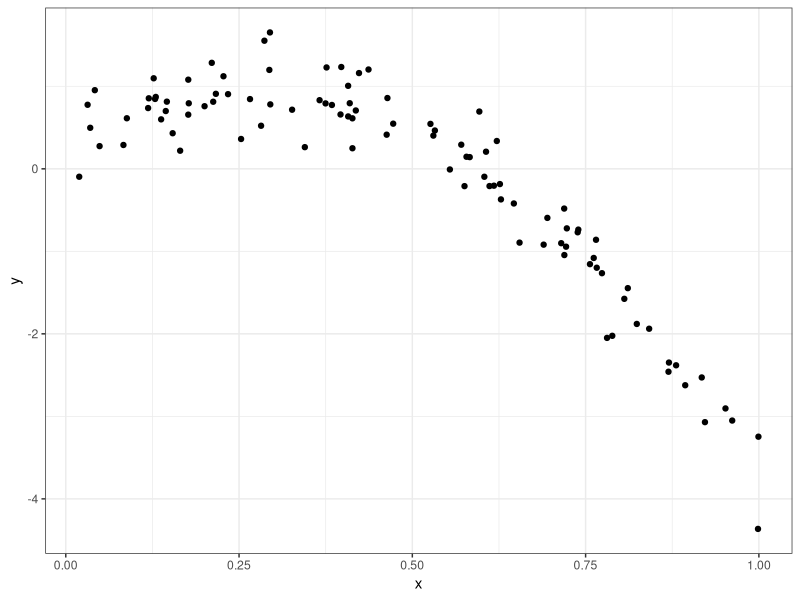
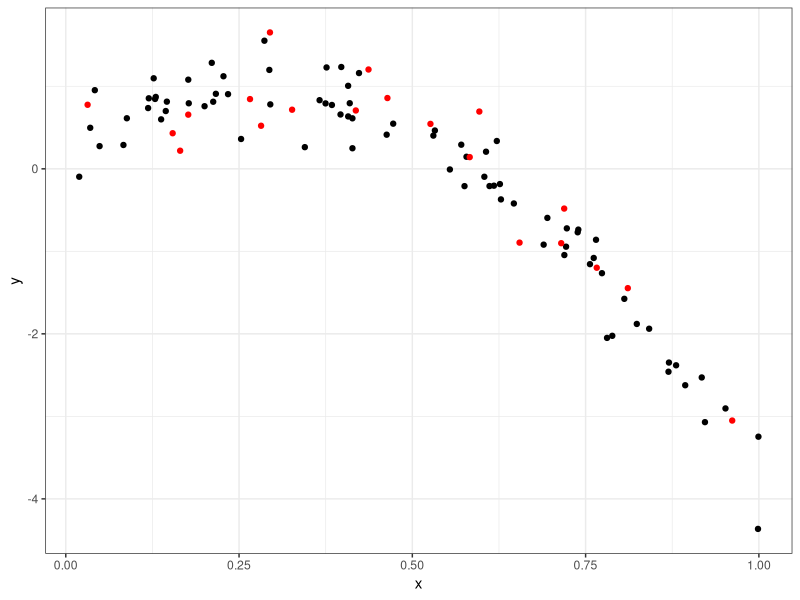
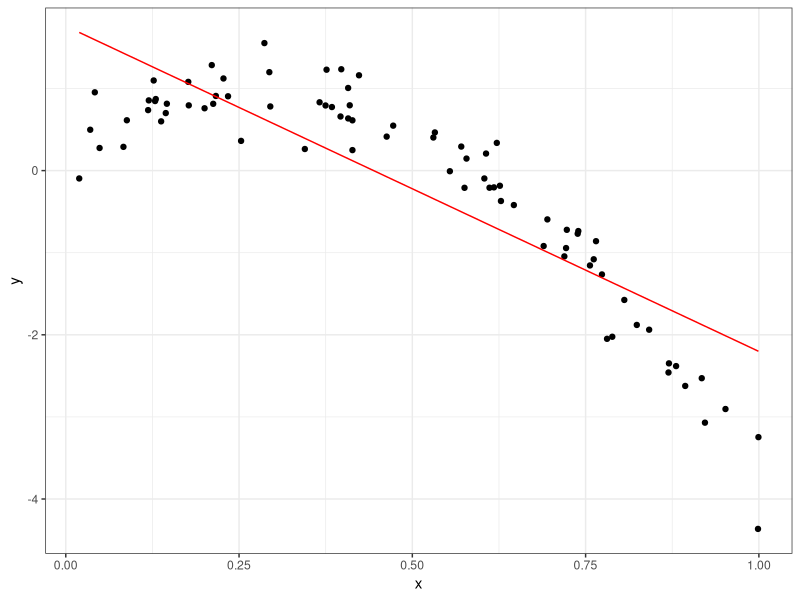
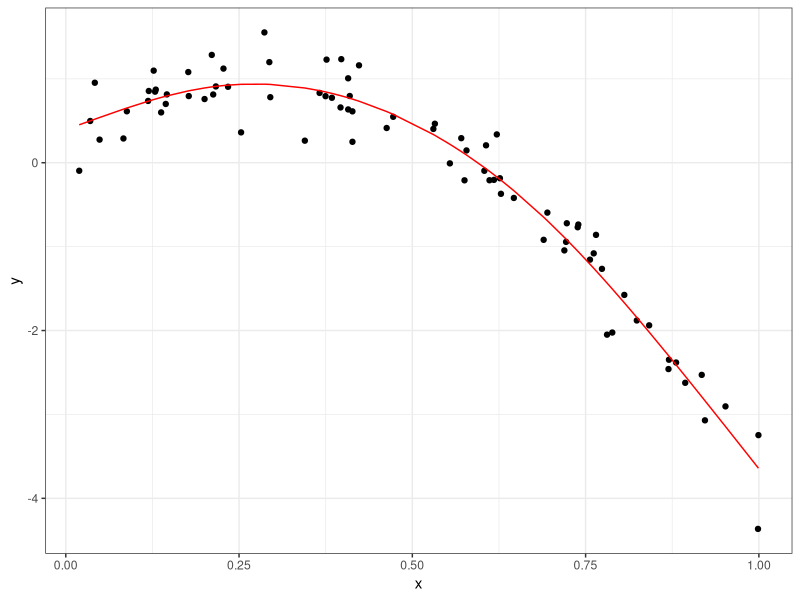
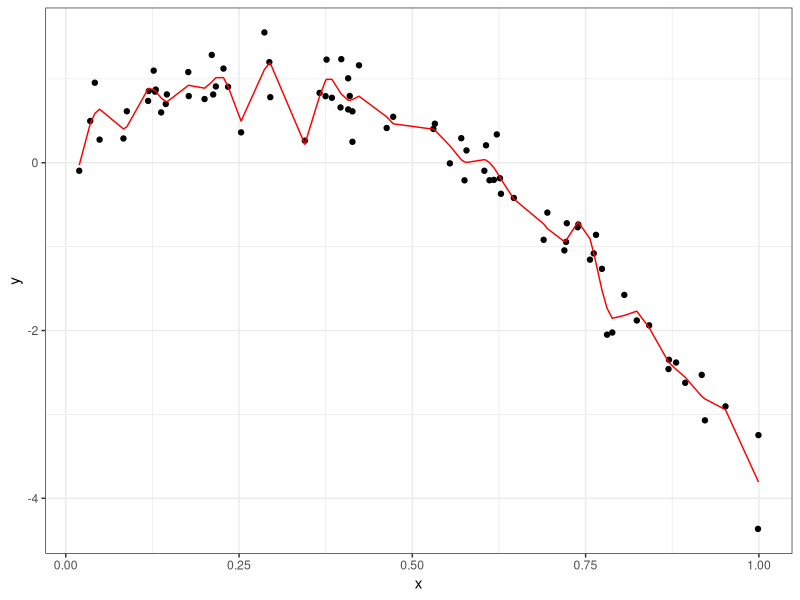
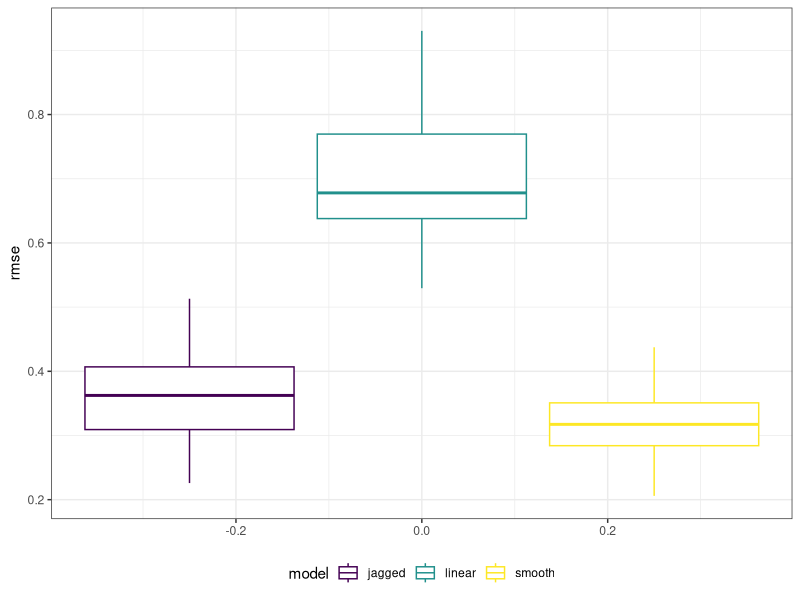

These charts were generated, in order, by the following R code:
## ---- chunk 1
# Load packages
library(tidyverse)
library(modelr)
library(mgcv)

# Set default figure options
knitr::opts_chunk$set(
  fig.width = 6,
  out.width = "90%"
)

theme_set(theme_bw() + theme(legend.position = "bottom"))

options(
  ggplot2.continuous.colour = "viridis",
  ggplot2.continuous.fill = "viridis"
)

scale_colour_discrete = scale_colour_viridis_d
scale_fill_discrete = scale_fill_viridis_d
## ---- chunk 2
df_nonlin = 
  tibble(
    id = 1:100,
    x = runif(100, 0, 1),
    y = 1 - 10 * (x - 0.3) ^ 2 + rnorm(100, 0, 0.3)
    
  )
## ---- chunk 3
df_nonlin |> 
  ggplot(aes(x = x, y = y)) + 
  geom_point()
## ---- chunk 4
df_train = df_nonlin |> 
  sample_n(80) |> 
  arrange(id)

df_test = anti_join(
  df_nonlin,
  df_train,
  by = "id"
)
## ---- chunk 5
df_train |> 
  ggplot(aes(x = x, y = y)) +
  geom_point() +
  geom_point(data = df_test, color = "red")
## ---- chunk 6
linear_mod <- df_train |> 
  lm(y ~ x, data = _)

# Do this not quadratic terms??
smooth_mod = df_train |> 
  gam(y ~ s(x), data = _)

# Break this
jagged_mod = df_train |> 
  gam(y ~ s(x, k = 30), sp = 10e-6, data = _)
## ---- chunk 7
df_train |> 
  add_predictions(linear_mod) |> 
  ggplot(aes(x = x, y = y)) +
  geom_point() + 
  geom_line(aes(y = pred), color = "red")
## ---- chunk 8
df_train |> 
  add_predictions(smooth_mod) |> 
  ggplot(aes(x = x, y = y)) +
  geom_point() + 
  geom_line(aes(y = pred), color = "red")
## ---- chunk 9
df_train |> 
  add_predictions(jagged_mod) |> 
  ggplot(aes(x = x, y = y)) +
  geom_point() + 
  geom_line(aes(y = pred), color = "red")
## ---- chunk 10
# Look at rmse of training data
rmse(linear_mod, df_train)
rmse(smooth_mod, df_train)
rmse(jagged_mod, df_train)

# Look at rmse of test data
rmse(linear_mod, df_test)
rmse(smooth_mod, df_test)
rmse(jagged_mod, df_test)

## ---- chunk 11
df_cv = df_nonlin |> 
  crossv_mc(n = 100) |> 
  mutate(
    train = map(train, as_tibble),
    test = map(test, as_tibble)
  )

df_cv |> pull(train) |> nth(2)
# can convert back using as_tibble()
## ---- chunk 12
cv_results = df_cv |> 
  mutate(
    linear_fit = map(train, \(df) lm(y ~ x, data = df)),
    smooth_fit = map(train, \(df) gam(y ~ s(x), data = df)),
    jagged_fit = map(train, \(df) gam(y ~ s(x, k = 30), sp = 10e-6, data = df))
    ) |> 
  mutate(
    rmse_linear = map2_dbl(linear_fit, test, \(mod, df) rmse(mod, df)),
    rmse_smooth = map2_dbl(smooth_fit, test, \(mod, df) rmse(mod, df)),
    rmse_jagged = map2_dbl(jagged_fit, test, \(mod, df) rmse(mod, df))
    ) 
## ---- chunk 13
cv_results |> 
  select(starts_with("rmse")) |> 
  pivot_longer(
    everything(),
    names_to = "model",
    values_to = "rmse",
    names_prefix = "rmse_"
  ) |> 
  ggplot(aes(y = rmse, group = model, color = model)) +
  geom_boxplot()
  
